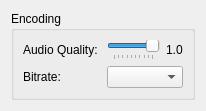
                   <widget class="QWidget" name="scrollAreaWidgetContents_audio_recorder_config">
                    <property name="geometry">
                     <rect>
                      <x>0</x>
                      <y>0</y>
                      <width>206</width>
                      <height>100</height>
                     </rect>
                    </property>
                    <layout class="QVBoxLayout" name="verticalLayout_28">
                     <item>
                      <widget class="QFrame" name="frame_audio_encoding_settings_inner">
                       <property name="frameShape">
                        <enum>QFrame::NoFrame</enum>
                       </property>
                       <property name="frameShadow">
                        <enum>QFrame::Plain</enum>
                       </property>
                       <layout class="QVBoxLayout" name="verticalLayout_27">
                        <property name="leftMargin">
                         <number>0</number>
                        </property>
                        <property name="topMargin">
                         <number>0</number>
                        </property>
                        <property name="rightMargin">
                         <number>0</number>
                        </property>
                        <property name="bottomMargin">
                         <number>0</number>
                        </property>
                        <item>
                         <widget class="QGroupBox" name="groupBox_encoding_settings">
                          <property name="title">
                           <string>Encoding</string>
                          </property>
                          <layout class="QFormLayout" name="formLayout_14">
                           <item row="0" column="0">
                            <widget class="QLabel" name="label_encoding_audio_quality">
                             <property name="text">
                              <string>Audio Quality: </string>
                             </property>
                            </widget>
                           </item>
                           <item row="1" column="0">
                            <widget class="QLabel" name="label_encoding_audio_bitrate">
                             <property name="text">
                              <string>Bitrate: </string>
                             </property>
                            </widget>
                           </item>
                           <item row="1" column="1">
                            <widget class="QComboBox" name="comboBox_encoding_audio_bitrate">
                             <property name="sizePolicy">
                              <sizepolicy hsizetype="MinimumExpanding" vsizetype="Fixed">
                               <horstretch>0</horstretch>
                               <verstretch>0</verstretch>
                              </sizepolicy>
                             </property>
                            </widget>
                           </item>
                           <item row="0" column="1">
                            <widget class="QFrame" name="frame_encoding_audio_quality">
                             <property name="frameShape">
                              <enum>QFrame::NoFrame</enum>
                             </property>
                             <property name="frameShadow">
                              <enum>QFrame::Plain</enum>
                             </property>
                             <layout class="QHBoxLayout" name="horizontalLayout_14">
                              <property name="leftMargin">
                               <number>0</number>
                              </property>
                              <property name="topMargin">
                               <number>0</number>
                              </property>
                              <property name="rightMargin">
                               <number>0</number>
                              </property>
                              <property name="bottomMargin">
                               <number>0</number>
                              </property>
                              <item>
                               <widget class="QSlider" name="horizontalSlider_encoding_audio_quality">
                                <property name="minimum">
                                 <number>1</number>
                                </property>
                                <property name="maximum">
                                 <number>10</number>
                                </property>
                                <property name="pageStep">
                                 <number>2</number>
                                </property>
                                <property name="value">
                                 <number>10</number>
                                </property>
                                <property name="orientation">
                                 <enum>Qt::Horizontal</enum>
                                </property>
                                <property name="tickPosition">
                                 <enum>QSlider::TicksBelow</enum>
                                </property>
                                <property name="tickInterval">
                                 <number>1</number>
                                </property>
                               </widget>
                              </item>
                              <item>
                               <widget class="QLabel" name="label_encoding_audio_quality_value">
                                <property name="text">
                                 <string>1.0</string>
                                </property>
                               </widget>
                              </item>
                             </layout>
                            </widget>
                           </item>
                          </layout>
                         </widget>
                        </item>
                        <item>
                         <spacer name="verticalSpacer_7">
                          <property name="orientation">
                           <enum>Qt::Vertical</enum>
                          </property>
                          <property name="sizeHint" stdset="0">
                           <size>
                            <width>20</width>
                            <height>40</height>
                           </size>
                          </property>
                         </spacer>
                        </item>
                       </layout>
                      </widget>
                     </item>
                    </layout>
                   </widget>
